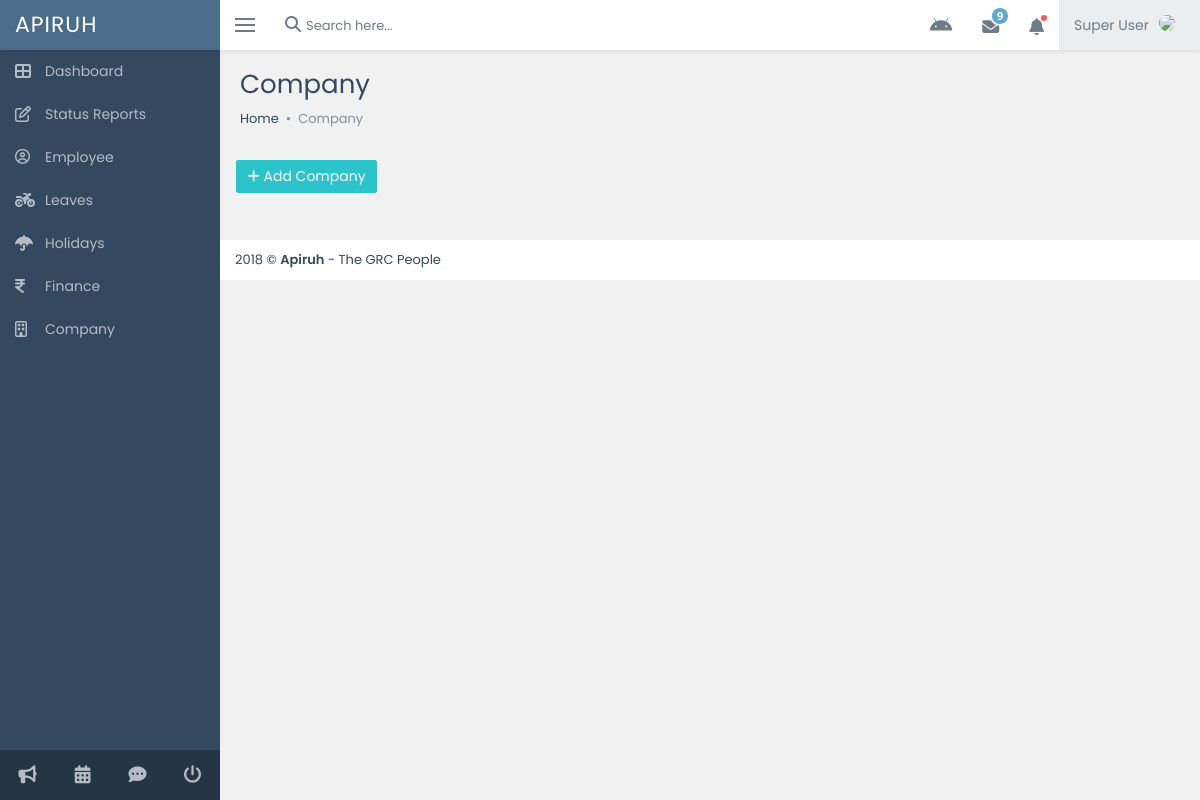
Page /admin_1/html/admin/company.php on the earlier database version.
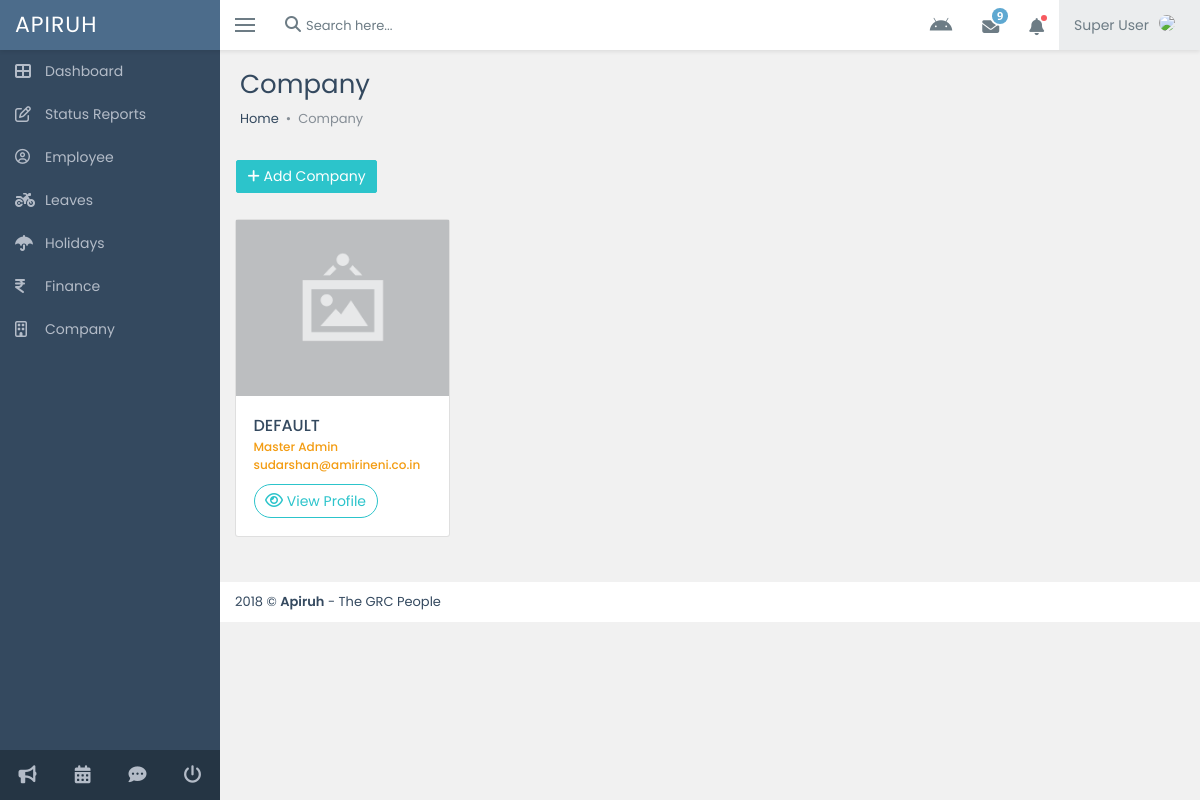
Same page on the later database version.
### tables this page shows
CREATE TABLE `employee` (
  `emp_id` varchar(15) DEFAULT NULL,
  `name` varchar(500) DEFAULT NULL,
  `nat_emp` varchar(100) DEFAULT NULL,
  `personal_no` varchar(50) DEFAULT NULL,
  `email` varchar(256) NOT NULL,
  `dob` varchar(50) DEFAULT NULL,
  `doj` varchar(50) DEFAULT NULL,
  `design` varchar(200) DEFAULT NULL,
  `pan_no` varchar(10) DEFAULT NULL,
  `aadhar_no` varchar(20) DEFAULT NULL,
  `perm_addr` varchar(5000) DEFAULT NULL,
  `contct_det` varchar(100) DEFAULT NULL,
  `emr_cntct_per` varchar(200) DEFAULT NULL,
  `emr_cntct_no` varchar(100) DEFAULT NULL,
  `blood_grp` varchar(100) DEFAULT NULL,
  `qualifications` varchar(500) DEFAULT NULL,
  `supprt_docs` varchar(1000) DEFAULT NULL,
  `serv_agr` varchar(500) DEFAULT NULL,
  `offr_letter` varchar(500) DEFAULT NULL,
  `emp_pic` text NOT NULL
);

### admin_1/html/admin/functions.php (called while the page is built, shortened)
<?php
require_once('config.php');
function get_emp_details(){
	global $connection;
	try {
		$stmt = $connection->prepare("SELECT * FROM `employee` WHERE 1");
		$stmt->execute();
		$data = $stmt->fetchAll(PDO::FETCH_OBJ);
		return ($data);
	} catch (PDOException $e) {
		echo '{"error": {"text":'. $e->getMessage() .'}}';
	}
}
?>

### admin_1/html/admin/company.php (the view, shortened to what this page needs)
<!DOCTYPE html>
<html>
<?php
      require_once('../includes/header.php');
      require_once('functions.php');
      $emp = get_emp_details();
  ?>
  <link href="../../../vendors/dataTables/datatables.min.css" rel="stylesheet"/>
   <link href="../assets/css/pages/ecommerce.css" rel="stylesheet"/>
  <body class="fixed-navbar">
    <div class="page-wrapper">
     <?php require_once('../includes/nav_bar.php'); ?>
      <div class="wrapper content-wrapper">
        <div class="page-heading">
          <h1 class="page-title">Company</h1>
          <ol class="breadcrumb">
            <li class="breadcrumb-item"><a href="index.html">Home</a></li>
            <li class="breadcrumb-item active">Company</li>
          </ol>
        </div>
        <div class="page-content fade-in-up">
          <div class="alert" style="padding-left: 0px; margin-bottom: 0px">
            <a class="btn btn-info" href="add_company"><i class="fa fa-plus"></i> Add Company</a></p>
          </div>
          <div class="page-content fade-in-up" style="padding-top: 0px; margin-top: 0px">
          <div class="row products-board">
            <div class="col-lg-3 col-sm-6">
              <?php
                foreach ($emp as $key){
              ?>
              <div class="card"><img src="../assets/img/image.png"/>
                <div class="card-body"><a class="product-name" href="../admin/employee_profile?id=<?=$key->emp_id?>"><?= $key->name; ?></a>
                  <div class="product-price"><?= $key->design; ?></div>
                  <div class="product-price"><?= $key->email; ?></div>
                  <div class="m-t-10 d-flex justify-content-between align-items-center">
                    <a href="../admin/employee_profile?id=<?=$key->emp_id?>"><button class="btn btn-outline-info btn-rounded"><i class="fa fa-eye font-16"></i> View Profile</button></a>
                  </div>
                </div>
              </div>
              <?php
                }
              ?>
            </div>
          </div>
        </div>
        </div>
                <?php require_once('../includes/footer.php'); ?>
      </div>
    </div>
  </body>
</html>

Differences in the rows shown:
added employee: name "DEFAULT", design "Master Admin", email "sudarshan@amirineni.co.in"
